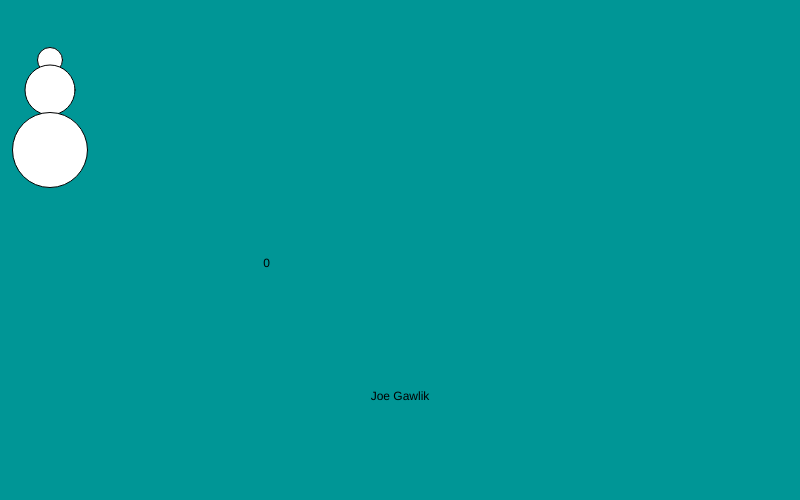
Frame 1 (no input)
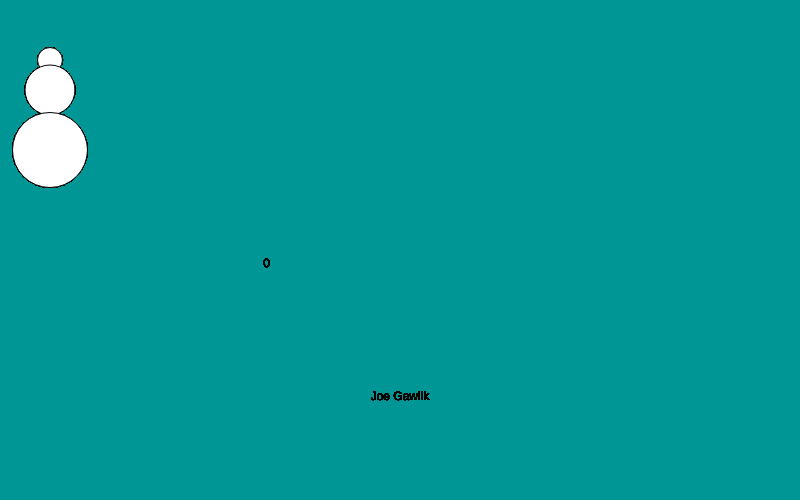
Frame 60 (no input)
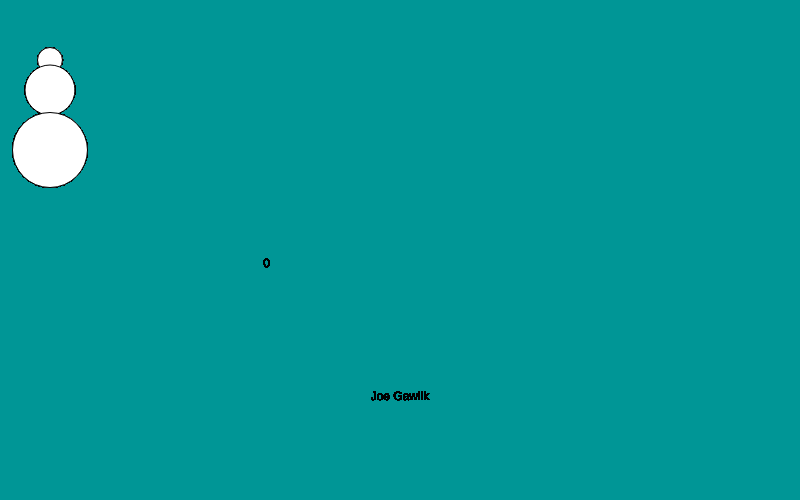
Frame 120 (the mouse pressed at the canvas centre since frame 60)

The p5.js sketch that drew these frames (run headless with seeded random() and noise() and a simulated clock; from frame 60 on, the mouse is pressed at the canvas centre):

// p5.js sketch
// ── sketch.js
var score = 0;

function setup() {
  // put setup code here
  createCanvas(800, 500);
  textAlign(CENTER);
  background(0,150,150);
}

function draw() {
  // put drawing code here

text('Joe Gawlik', width / 2, width / 2);

ellipse(50, 60, 25, 25);
ellipse(50, 90, 50, 50);
ellipse(50, 150, 75, 75);
  // if (mouseIsPressed) {
  //   fill(random(255), random(255), random(255));
  //   ellipse(mouseX, mouseY, 50, 50);
  // } else {
  //   fill(random(255), random(255), random(255));
  //   rect(mouseX, mouseY, 50, 50);
  // }
  text(score, width / 3, width / 3);

}
function mouseReleased() {
    score++ ;
    fill(random(255), (0), (0));
    ellipse(mouseX, mouseY, 100, 100);
    fill(random(255), random(255), random(255));
    text('Joe Gawlik', mouseX, mouseY);
}
